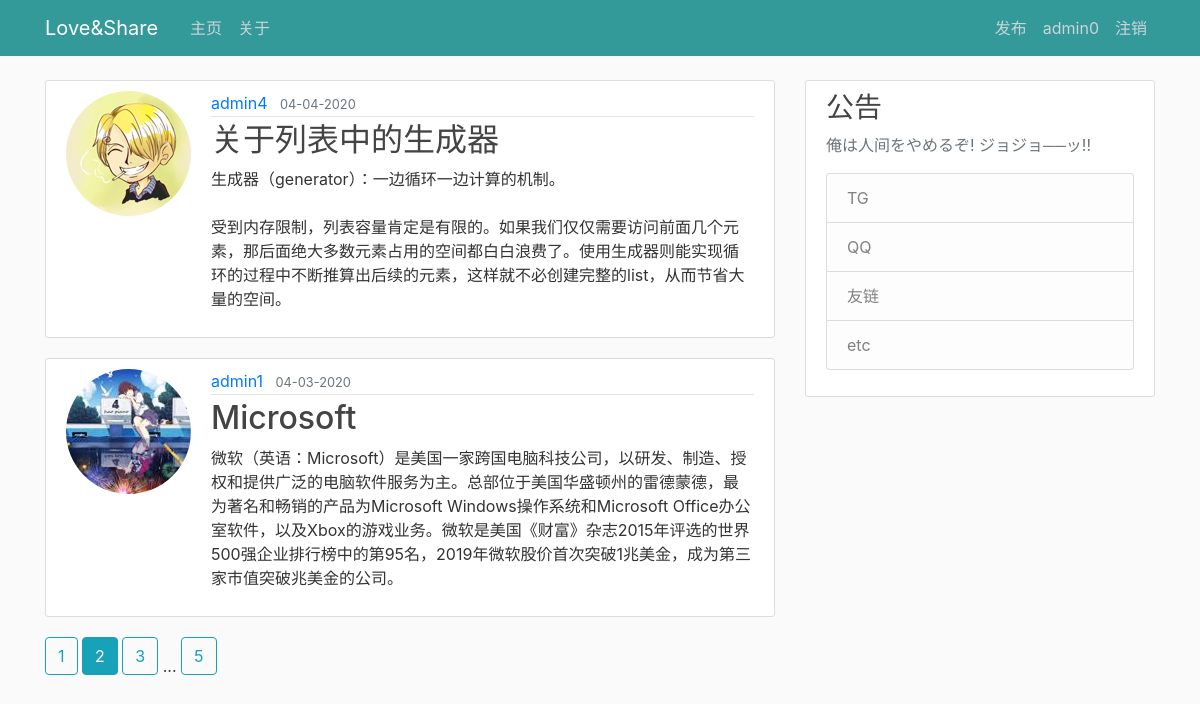
Page /?page=2 (signed in) on the committed database.
### flaskblog/models.py (models this page shows, shortened)
class User(db.Model, UserMixin):
    __tablename__ = 'user'
    id = db.Column(db.Integer, primary_key=True)
    username = db.Column(db.String(20), unique=True, nullable=False)
    email = db.Column(db.String(120), unique=True, nullable=False)
    image_file = db.Column(db.String(20), nullable=False, default='default.jpg')
    password = db.Column(db.String(60), nullable=False)
    posts = db.relationship('Post', backref='author', lazy=True)

class Post(db.Model):
    __tablename__ = 'post'
    id = db.Column(db.Integer, primary_key=True)
    title = db.Column(db.String(100), nullable=False)
    date_posted = db.Column(db.DateTime, nullable=False, default=datetime.utcnow)
    content = db.Column(db.Text, nullable=False)
    user_id = db.Column(db.Integer, db.ForeignKey('user.id'), nullable=False)

### flaskblog/routes.py (the view)
@app.route('/')
def home():
    page = request.args.get('page', 1, type=int)
    posts = Post.query.order_by(Post.date_posted.desc()).paginate(page=page, per_page=2)
    return render_template('home.html', posts=posts)

### flaskblog/models.py (called while the page is built)
@login_manager.user_loader
def load_user(user_id):
    return User.query.get(user_id)

### flaskblog/templates/home.html
{% extends "layout.html" %}
{% block content_main %}
    {% for post in posts.items %}
        <article class="media content-section">
          <img class="rounded-circle account-img" src="{{ url_for('static', filename='profile_pictures/' + post.author.image_file) }}">
          <div class="media-body">
            <div class="article-metadata">
              <a class="mr-2" href="{{ url_for('user_posts', username=post.author.username) }}">{{ post.author.username }}</a>
              <small class="text-muted">{{ post.date_posted.strftime('%m-%d-%Y') }}</small>
            </div>
            <h2><a class="article-title" href="{{ url_for('post', post_id=post.id) }}">{{ post.title }}</a></h2>
            <p class="article-content">{{ post.content }}</p>
          </div>
        </article>
    {% endfor %}
    {% for page_num in posts.iter_pages(left_edge=1, right_edge=1, left_current=1, right_current=2) %}
      {% if page_num %}
        {% if posts.page == page_num %}
          <a class="btn btn-info mb-4" href="{{ url_for('home', page=page_num) }}">{{ page_num }}</a>
        {% else %}
          <a class="btn btn-outline-info mb-4" href="{{ url_for('home', page=page_num) }}">{{ page_num }}</a>
        {% endif %}
      {% else %}
        ...
      {% endif %}
    {% endfor %}
{% endblock %}

### flaskblog/templates/layout.html (shortened to what this page needs)
{% extends "bootstrap/base.html" %}
{% block styles %}
    <link rel="stylesheet" href="https://maxcdn.bootstrapcdn.com/bootstrap/4.0.0/css/bootstrap.min.css">
    <link rel="stylesheet" type="text/css" href="{{ url_for('static', filename='main.css') }}">
{% endblock %}
{% block body %}
    {% block navbar %}
        <header class="site-header">
          <nav class="navbar navbar-expand-md navbar-dark bg-steel fixed-top">
            <div class="container">
              <a class="navbar-brand mr-4" href="/">Love&Share</a>
              <div class="collapse navbar-collapse" id="navbarToggle">
                <div class="navbar-nav mr-auto">
                  <a class="nav-item nav-link" href="{{ url_for('home') }}">主页</a>
                  <a class="nav-item nav-link" href="{{ url_for('about') }}">关于</a>
                </div>
                <div class="navbar-nav">
                    {% if current_user.is_authenticated %}
                        <a class="nav-item nav-link" href="{{ url_for('new_post') }}">发布</a>
                        <a class="nav-item nav-link" href="{{ url_for('account') }}">{{ current_user.username }}</a>
                        <a class="nav-item nav-link" href="{{ url_for('logout') }}">注销</a>
                    {% else %}
                        <a class="nav-item nav-link" href="{{ url_for('login') }}">Login</a>
                        <a class="nav-item nav-link" href="{{ url_for('register') }}">Register</a>
                    {% endif %}
                </div>
              </div>
            </div>
          </nav>
        </header>
    {% endblock %}
    {% block content %}
        <main role="main" class="container">
          <div class="row">
            <div class="col-md-8">
                {% block content_main %}{% endblock %}
            </div>
            <div class="col-md-4">
              <div class="content-section">
                <h3>公告</h3>
                <p class='text-muted'>俺は人间をやめるぞ! ジョジョ──ッ!!
                  <ul class="list-group">
                    <li class="list-group-item list-group-item-light">TG</li>
                    <li class="list-group-item list-group-item-light">QQ</li>
                    <li class="list-group-item list-group-item-light">友链</li>
                    <li class="list-group-item list-group-item-light">etc</li>
                  </ul>
                </p>
              </div>
            </div>
          </div>
        </main>
    {% endblock %}
{% endblock %}

### flaskblog/static/main.css (style rules this page uses)
body { background: #fafafa; color: #333333; margin-top: 5rem; }
h1, h2, h3, h4, h5, h6 { color: #444444; }
.bg-steel { background-color: #339999; }
.site-header .navbar-nav .nav-link { color: #cbd5db; }
.content-section { background: #ffffff; padding: 10px 20px; border: 1px solid #dddddd; border-radius: 3px; margin-bottom: 20px; }
.article-title { color: #444444; }
.article-content { white-space: pre-line; }
.article-metadata { padding-bottom: 1px; margin-bottom: 4px; border-bottom: 1px solid #e3e3e3 }
.account-img { height: 125px; width: 125px; margin-right: 20px; margin-bottom: 16px; }

### rows in the picture
User: username "admin0"
Post: image_file (picture), author.username "admin4", date_posted "04-04-2020", title "关于列表中的生成器", content "生成器（generator）：一边循环一边计算的机制。 受到内存限制，列表容量肯定是有限的。如果我们仅仅需要访问前面几个元素，那后面绝大多数元素占用的空间都白白浪费了。使用生成器则能实现循环的过程中不断推算出后续的元素，这样就不必创建完整的list，从而节省大量的空间。"
Post: image_file (placeholder picture), author.username "admin1", date_posted "04-03-2020", title "Microsoft", content "微软（英语：Microsoft）是美国一家跨国电脑科技公司，以研发、制造、授权和提供广泛的电脑软件服务为主。总部位于美国华盛顿州的雷德蒙德，最为著名和畅销的产品为Microsoft Windows操作系统和Microsoft Office办公室软件，以及Xbox的游戏业务。微软是美国《财富》杂志2015年评选的世界500强企业排行榜中的第95名，2019年微软股价首次突破1兆美金，成为第三家市值突破兆美金的公司。"

### other values in the picture
{{ page_num }} "1" "3" "5"
{{ page_num }} "2"
